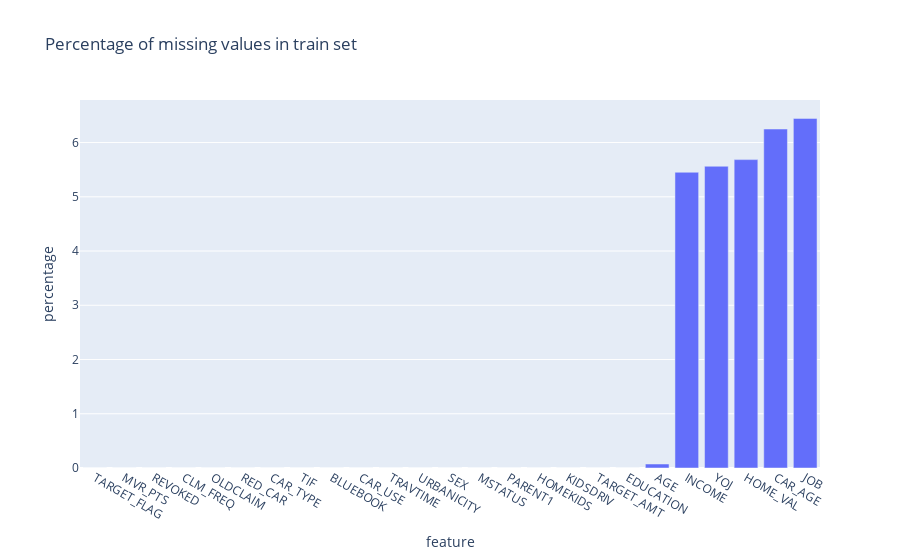

Notebook cell for this chart:
### Markdown cell above
## Handling missing values 

The following features have missing values that will need to be handled prior to a prediction : AGE,YOJ,INCOME,HOME_VAL,JOB, CAR_AGE.

### Code cell
plot_missing_values(train_auto, 'train')
plt.show()

### Figure 1 — Plotly figure (JSON) as saved in the notebook; plotly's stock layout.template omitted (floating-point values rounded to 4 significant figures)
{"data": [{"alignmentgroup": "True", "hovertemplate": "feature=%{x}<br>percentage=%{y}<extra></extra>", "legendgroup": "", "marker": {"color": "#636efa"}, "name": "", "offsetgroup": "", "orientation": "v", "showlegend": false, "textposition": "auto", "type": "bar", "x": ["TARGET_FLAG", "MVR_PTS", "REVOKED", "CLM_FREQ", "OLDCLAIM", "RED_CAR", "CAR_TYPE", "TIF", "BLUEBOOK", "CAR_USE", "TRAVTIME", "URBANICITY", "SEX", "MSTATUS", "PARENT1", "HOMEKIDS", "KIDSDRIV", "TARGET_AMT", "EDUCATION", "AGE", "INCOME", "YOJ", "HOME_VAL", "CAR_AGE", "JOB"], "xaxis": "x", "y": [0, 0, 0, 0, 0, 0, 0, 0, 0, 0, 0, 0, 0, 0, 0, 0, 0, 0, 0, 0.07352, 5.453, 5.563, 5.686, 6.249, 6.445], "yaxis": "y"}], "layout": {"barmode": "relative", "legend": {"tracegroupgap": 0}, "title": {"text": "Percentage of missing values in train set "}, "xaxis": {"anchor": "y", "domain": [0, 1], "title": {"text": "feature"}}, "yaxis": {"anchor": "x", "domain": [0, 1], "title": {"text": "percentage"}}}}
